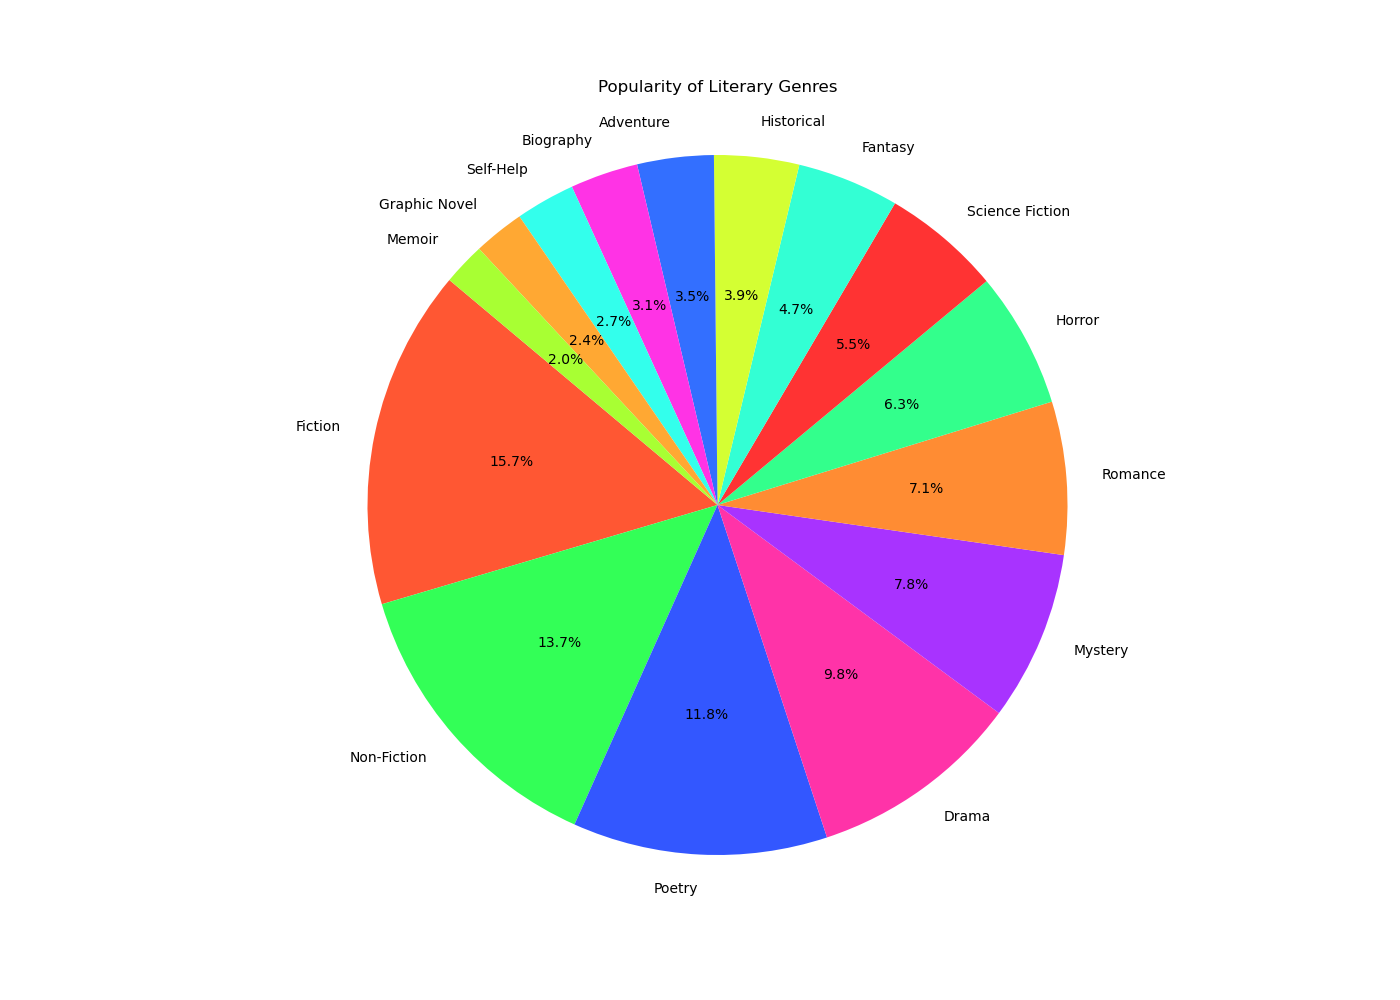

Generate this figure with Python:

import matplotlib.pyplot as plt

# Data
fields = ['Fiction', 'Non-Fiction', 'Poetry', 'Drama', 'Mystery', 'Romance', 
          'Horror', 'Science Fiction', 'Fantasy', 'Historical', 'Adventure', 
          'Biography', 'Self-Help', 'Graphic Novel', 'Memoir']
values = [400, 350, 300, 250, 200, 180, 160, 140, 120, 100, 90, 80, 70, 60, 50]

# Colors
colors = ['#FF5733', '#33FF57', '#3357FF', '#FF33A8', '#A833FF',
          '#FF8C33', '#33FF8C', '#FF3333', '#33FFD4', '#D4FF33',
          '#336FFF', '#FF33E5', '#33FFEC', '#FFA833', '#A8FF33']

# Pie chart
fig, ax = plt.subplots(figsize=(14, 10))  # Width, Height of the chart
ax.pie(values, labels=fields, colors=colors, autopct='%1.1f%%', startangle=140)
ax.axis('equal')  # Equal aspect ratio ensures that pie is drawn as a circle.

plt.title('Popularity of Literary Genres', pad=20)
plt.show()
